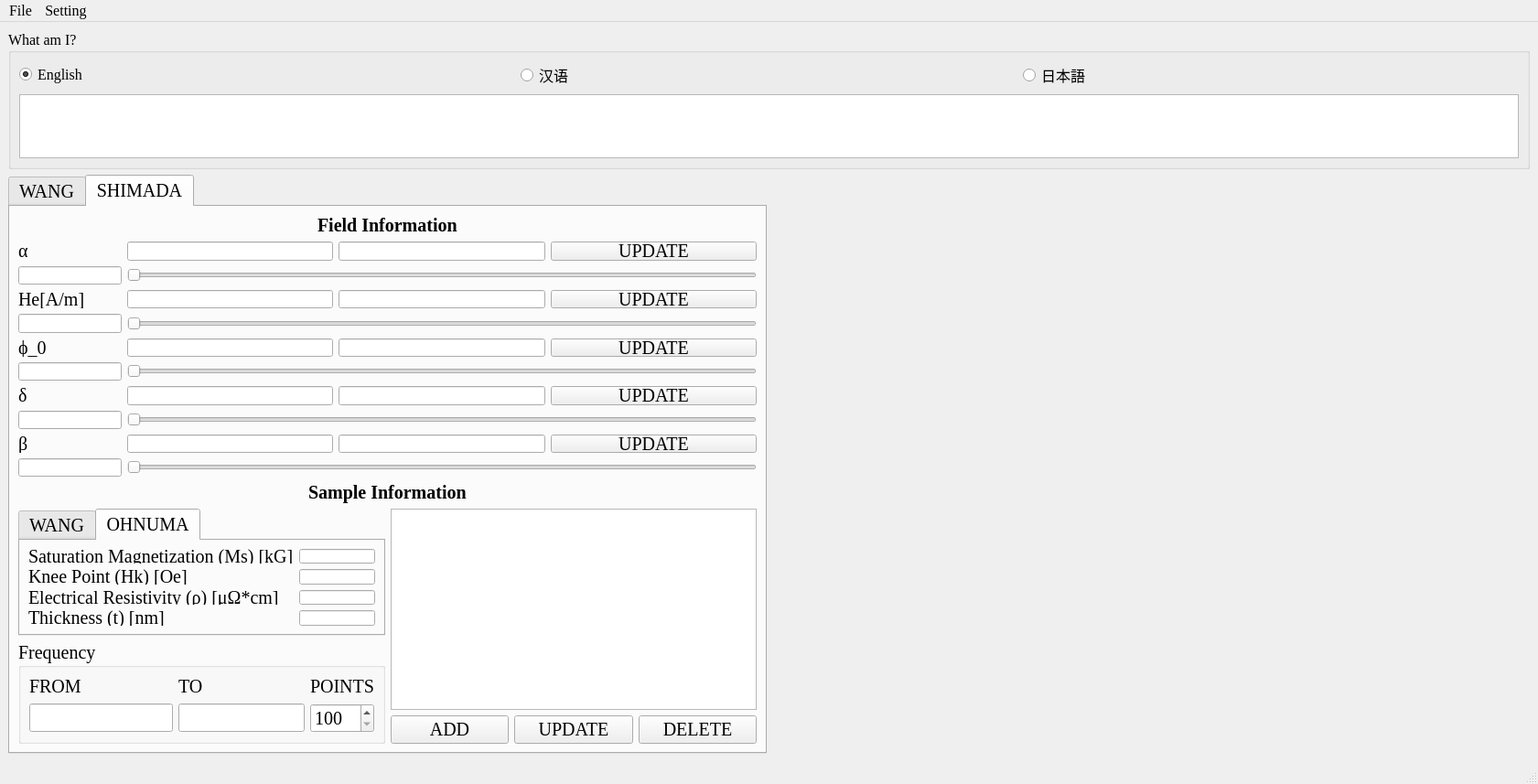
<?xml version="1.0" encoding="UTF-8"?>
<ui version="4.0">
 <author>Cheng WANG</author>
 <class>MainWindow</class>
 <widget class="QMainWindow" name="MainWindow">
  <property name="geometry">
   <rect>
    <x>0</x>
    <y>0</y>
    <width>1681</width>
    <height>857</height>
   </rect>
  </property>
  <property name="sizePolicy">
   <sizepolicy hsizetype="Expanding" vsizetype="Expanding">
    <horstretch>0</horstretch>
    <verstretch>0</verstretch>
   </sizepolicy>
  </property>
  <property name="minimumSize">
   <size>
    <width>850</width>
    <height>850</height>
   </size>
  </property>
  <property name="font">
   <font>
    <family>Times New Roman</family>
    <pointsize>12</pointsize>
    <weight>50</weight>
    <italic>false</italic>
    <bold>false</bold>
    <stylestrategy>PreferDefault</stylestrategy>
    <kerning>true</kerning>
   </font>
  </property>
  <property name="windowTitle">
   <string>Dielectric Relaxation Simulator by 王誠</string>
  </property>
  <property name="windowIcon">
   <iconset resource="main_window.qrc">
    <normaloff>:/Icon/img/ブラン.ico</normaloff>:/Icon/img/ブラン.ico</iconset>
  </property>
  <property name="layoutDirection">
   <enum>Qt::LeftToRight</enum>
  </property>
  <property name="autoFillBackground">
   <bool>false</bool>
  </property>
  <widget class="QWidget" name="centralwidget">
   <layout class="QVBoxLayout" name="verticalLayout_2" stretch="0,1">
    <item>
     <widget class="QGroupBox" name="groupBox_intro">
      <property name="title">
       <string>What am I?</string>
      </property>
      <layout class="QVBoxLayout" name="verticalLayout_3" stretch="0,0">
       <item>
        <layout class="QHBoxLayout" name="horizontalLayout_intro">
         <item>
          <widget class="QRadioButton" name="radioButton_intro_en">
           <property name="text">
            <string>English</string>
           </property>
           <property name="checked">
            <bool>true</bool>
           </property>
          </widget>
         </item>
         <item>
          <widget class="QRadioButton" name="radioButton_intro_cn">
           <property name="text">
            <string>汉语</string>
           </property>
          </widget>
         </item>
         <item>
          <widget class="QRadioButton" name="radioButton_intro_jp">
           <property name="text">
            <string>日本語</string>
           </property>
          </widget>
         </item>
        </layout>
       </item>
       <item>
        <widget class="QTextEdit" name="textEdit_intro"/>
       </item>
      </layout>
     </widget>
    </item>
    <item>
     <layout class="QHBoxLayout" name="horizontalLayout_2" stretch="3,3">
      <item>
       <layout class="QVBoxLayout" name="verticalLayout_11" stretch="0">
        <item>
         <widget class="QTabWidget" name="tabs">
          <property name="minimumSize">
           <size>
            <width>0</width>
            <height>0</height>
           </size>
          </property>
          <property name="font">
           <font>
            <family>Times New Roman</family>
            <pointsize>15</pointsize>
            <stylestrategy>PreferDefault</stylestrategy>
           </font>
          </property>
          <property name="autoFillBackground">
           <bool>false</bool>
          </property>
          <property name="currentIndex">
           <number>1</number>
          </property>
          <widget class="QWidget" name="tab_wang">
           <attribute name="title">
            <string>WANG</string>
           </attribute>
           <layout class="QVBoxLayout" name="verticalLayout_8" stretch="1">
            <item>
             <layout class="QHBoxLayout" name="horizontalLayout_d_1234" stretch="8">
              <item>
               <layout class="QVBoxLayout" name="verticalLayout_d_123">
                <item>
                 <widget class="QGroupBox" name="GroupBox_step1">
                  <property name="font">
                   <font>
                    <family>Times New Roman</family>
                    <pointsize>15</pointsize>
                    <italic>true</italic>
                    <stylestrategy>PreferDefault</stylestrategy>
                   </font>
                  </property>
                  <property name="autoFillBackground">
                   <bool>true</bool>
                  </property>
                  <property name="title">
                   <string>STEP.3 Data to be Fitted</string>
                  </property>
                  <layout class="QVBoxLayout" name="verticalLayout_4">
                   <item>
                    <layout class="QVBoxLayout" name="Layout_step1" stretch="0,0,0,0,0,0">
                     <item>
                      <widget class="QGroupBox" name="GroupBox_device">
                       <property name="font">
                        <font>
                         <pointsize>12</pointsize>
                         <italic>false</italic>
                        </font>
                       </property>
                       <property name="title">
                        <string>Device</string>
                       </property>
                       <layout class="QHBoxLayout" name="horizontalLayout_3">
                        <property name="topMargin">
                         <number>0</number>
                        </property>
                        <property name="bottomMargin">
                         <number>0</number>
                        </property>
                        <item>
                         <widget class="QRadioButton" name="RadioButton_device_impedance">
                          <property name="text">
                           <string>Impedance Analyzer</string>
                          </property>
                         </widget>
                        </item>
                        <item>
                         <widget class="QRadioButton" name="RadioButton_device_lcr">
                          <property name="text">
                           <string>LCR Meter</string>
                          </property>
                         </widget>
                        </item>
                        <item>
                         <widget class="QRadioButton" name="RadioButton_other">
                          <property name="text">
                           <string>Other</string>
                          </property>
                         </widget>
                        </item>
                       </layout>
                      </widget>
                     </item>
                     <item>
                      <layout class="QHBoxLayout" name="Layout_step1_file">
                       <item>
                        <widget class="QPushButton" name="PushButton_file">
                         <property name="font">
                          <font>
                           <pointsize>12</pointsize>
                           <italic>false</italic>
                           <stylestrategy>PreferDefault</stylestrategy>
                          </font>
                         </property>
                         <property name="cursor">
                          <cursorShape>PointingHandCursor</cursorShape>
                         </property>
                         <property name="text">
                          <string>File...</string>
                         </property>
                        </widget>
                       </item>
                       <item>
                        <widget class="QPushButton" name="PushButton_dir">
                         <property name="font">
                          <font>
                           <pointsize>12</pointsize>
                           <italic>false</italic>
                           <stylestrategy>PreferDefault</stylestrategy>
                          </font>
                         </property>
                         <property name="cursor">
                          <cursorShape>PointingHandCursor</cursorShape>
                         </property>
                         <property name="text">
                          <string>Dir...</string>
                         </property>
                        </widget>
                       </item>
                      </layout>
                     </item>
                     <item>
                      <layout class="QHBoxLayout" name="Layout_step1_datapos" stretch="1,1">
                       <item>
                        <widget class="QGroupBox" name="GroupBox_step1_f">
                         <property name="font">
                          <font>
                           <pointsize>12</pointsize>
                           <italic>false</italic>
                          </font>
                         </property>
                         <property name="title">
                          <string>Frequency (f)</string>
                         </property>
                         <layout class="QVBoxLayout" name="verticalLayout_22" stretch="0,0">
                          <item>
                           <widget class="QLabel" name="Label_step1_f_info">
                            <property name="text">
                             <string>*Input info. of 1st f.</string>
                            </property>
                           </widget>
                          </item>
                          <item>
                           <layout class="QFormLayout" name="FormLayout_step1_f">
                            <item row="0" column="0">
                             <widget class="QLabel" name="Label_step1_f_row">
                              <property name="text">
                               <string>Row :</string>
                              </property>
                             </widget>
                            </item>
                            <item row="0" column="1">
                             <widget class="QLineEdit" name="LineEdit_step1_f_row">
                              <property name="text">
                               <string>0</string>
                              </property>
                             </widget>
                            </item>
                            <item row="1" column="0">
                             <widget class="QLabel" name="Label_step1_f_col">
                              <property name="text">
                               <string>Col :</string>
                              </property>
                             </widget>
                            </item>
                            <item row="2" column="0">
                             <widget class="QLabel" name="Label_step1_f_unit">
                              <property name="text">
                               <string>Unit : </string>
                              </property>
                             </widget>
                            </item>
                            <item row="1" column="1">
                             <widget class="QLineEdit" name="LineEdit_step1_f_col">
                              <property name="text">
                               <string>0</string>
                              </property>
                             </widget>
                            </item>
                            <item row="2" column="1">
                             <widget class="QComboBox" name="ComboBox_step1_f_unit"/>
                            </item>
                           </layout>
                          </item>
                         </layout>
                        </widget>
                       </item>
                       <item>
                        <widget class="QGroupBox" name="GroupBox_step1_Cp">
                         <property name="font">
                          <font>
                           <pointsize>12</pointsize>
                           <italic>false</italic>
                          </font>
                         </property>
                         <property name="title">
                          <string>Capacitance parallel (Cp)</string>
                         </property>
                         <layout class="QVBoxLayout" name="verticalLayout_23">
                          <item>
                           <widget class="QLabel" name="Label_step1_Cp_info">
                            <property name="text">
                             <string>*Input info. of 1st Cp.</string>
                            </property>
                           </widget>
                          </item>
                          <item>
                           <layout class="QFormLayout" name="FormLayout_step1_Cp">
                            <item row="0" column="0">
                             <widget class="QLabel" name="Label_step1_Cp_row">
                              <property name="text">
                               <string>Row :</string>
                              </property>
                             </widget>
                            </item>
                            <item row="0" column="1">
                             <widget class="QLineEdit" name="LineEdit_step1_Cp_row">
                              <property name="text">
                               <string>0</string>
                              </property>
                             </widget>
                            </item>
                            <item row="1" column="0">
                             <widget class="QLabel" name="Label_step1_Cp_col">
                              <property name="text">
                               <string>Col :</string>
                              </property>
                             </widget>
                            </item>
                            <item row="2" column="0">
                             <widget class="QLabel" name="Label_step1_Cp_unit">
                              <property name="text">
                               <string>Unit : </string>
                              </property>
                             </widget>
                            </item>
                            <item row="1" column="1">
                             <widget class="QLineEdit" name="LineEdit_step1_Cp_col">
                              <property name="text">
                               <string>0</string>
                              </property>
                             </widget>
                            </item>
                            <item row="2" column="1">
                             <widget class="QComboBox" name="ComboBox_step1_Cp_unit"/>
                            </item>
                           </layout>
                          </item>
                         </layout>
                        </widget>
                       </item>
                      </layout>
                     </item>
                     <item>
                      <widget class="QGroupBox" name="GroupBox_dependent">
                       <property name="font">
                        <font>
                         <pointsize>12</pointsize>
                         <italic>false</italic>
                        </font>
                       </property>
                       <property name="title">
                        <string>dependent on</string>
                       </property>
                       <property name="checkable">
                        <bool>true</bool>
                       </property>
                       <property name="checked">
                        <bool>false</bool>
                       </property>
                       <layout class="QHBoxLayout" name="horizontalLayout_4">
                        <property name="leftMargin">
                         <number>11</number>
                        </property>
                        <property name="topMargin">
                         <number>0</number>
                        </property>
                        <property name="bottomMargin">
                         <number>0</number>
                        </property>
                        <item>
                         <widget class="QRadioButton" name="RadioButton_dependent_H">
                          <property name="text">
                           <string>H</string>
                          </property>
                          <property name="checked">
                           <bool>true</bool>
                          </property>
                         </widget>
                        </item>
                        <item>
                         <widget class="QRadioButton" name="RadioButton_dependent_Co">
                          <property name="text">
                           <string>x_Co</string>
                          </property>
                         </widget>
                        </item>
                        <item>
                         <widget class="QRadioButton" name="RadioButton_dependent_DCB">
                          <property name="text">
                           <string>DCB</string>
                          </property>
                         </widget>
                        </item>
                       </layout>
                      </widget>
                     </item>
                     <item>
                      <widget class="QLabel" name="Label_step1_filename">
                       <property name="font">
                        <font>
                         <pointsize>12</pointsize>
                         <italic>false</italic>
                        </font>
                       </property>
                       <property name="text">
                        <string>*Filename eg.: #S888-Pt-E0-88888Oe-Co8.8-DCB8.8</string>
                       </property>
                      </widget>
                     </item>
                     <item>
                      <widget class="QPushButton" name="PushButton_fit">
                       <property name="font">
                        <font>
                         <family>Times New Roman</family>
                         <pointsize>15</pointsize>
                         <weight>75</weight>
                         <italic>true</italic>
                         <bold>true</bold>
                         <stylestrategy>PreferDefault</stylestrategy>
                        </font>
                       </property>
                       <property name="cursor">
                        <cursorShape>PointingHandCursor</cursorShape>
                       </property>
                       <property name="text">
                        <string>STEP.4 Fit!!!</string>
                       </property>
                       <property name="autoDefault">
                        <bool>false</bool>
                       </property>
                       <property name="default">
                        <bool>false</bool>
                       </property>
                       <property name="flat">
                        <bool>false</bool>
                       </property>
                      </widget>
                     </item>
                    </layout>
                   </item>
                  </layout>
                 </widget>
                </item>
               </layout>
              </item>
             </layout>
            </item>
           </layout>
          </widget>
          <widget class="QWidget" name="tab_shimada">
           <attribute name="title">
            <string>SHIMADA</string>
           </attribute>
           <layout class="QHBoxLayout" name="horizontalLayout" stretch="0">
            <item>
             <layout class="QVBoxLayout" name="verticalLayout_6" stretch="0,1,0,1">
              <item alignment="Qt::AlignHCenter">
               <widget class="QLabel" name="label_fieldinfo">
                <property name="font">
                 <font>
                  <weight>75</weight>
                  <bold>true</bold>
                 </font>
                </property>
                <property name="text">
                 <string>Field Information</string>
                </property>
               </widget>
              </item>
              <item>
               <layout class="QGridLayout" name="gridLayout" columnstretch="1,2,2,2">
                <property name="sizeConstraint">
                 <enum>QLayout::SetMaximumSize</enum>
                </property>
                <item row="0" column="1">
                 <widget class="QLineEdit" name="lineEdit_shimada_alpha_from"/>
                </item>
                <item row="0" column="0">
                 <widget class="QLabel" name="label_shimada_alpha">
                  <property name="text">
                   <string>α</string>
                  </property>
                 </widget>
                </item>
                <item row="0" column="2">
                 <widget class="QLineEdit" name="lineEdit_shimada_alpha_to"/>
                </item>
                <item row="0" column="3">
                 <widget class="QPushButton" name="pushButton_shimada_alpha">
                  <property name="text">
                   <string>UPDATE</string>
                  </property>
                 </widget>
                </item>
                <item row="4" column="0">
                 <widget class="QLabel" name="label_shimada_phi_0">
                  <property name="text">
                   <string>ϕ_0</string>
                  </property>
                 </widget>
                </item>
                <item row="2" column="0">
                 <widget class="QLabel" name="label_shimada_he">
                  <property name="text">
                   <string>He[A/m]</string>
                  </property>
                 </widget>
                </item>
                <item row="8" column="0">
                 <widget class="QLabel" name="label_shimada_beta">
                  <property name="text">
                   <string>β</string>
                  </property>
                 </widget>
                </item>
                <item row="6" column="0">
                 <widget class="QLabel" name="label_shimada_delta">
                  <property name="text">
                   <string>δ</string>
                  </property>
                 </widget>
                </item>
                <item row="6" column="2">
                 <widget class="QLineEdit" name="lineEdit_shimada_delta_to"/>
                </item>
                <item row="2" column="1">
                 <widget class="QLineEdit" name="lineEdit_shimada_he_from"/>
                </item>
                <item row="6" column="1">
                 <widget class="QLineEdit" name="lineEdit_shimada_delta_from"/>
                </item>
                <item row="4" column="1">
                 <widget class="QLineEdit" name="lineEdit_shimada_phi_0_from"/>
                </item>
                <item row="2" column="2">
                 <widget class="QLineEdit" name="lineEdit_shimada_he_to"/>
                </item>
                <item row="4" column="2">
                 <widget class="QLineEdit" name="lineEdit_shimada_phi_0_to"/>
                </item>
                <item row="8" column="1">
                 <widget class="QLineEdit" name="lineEdit_shimada_beta_from"/>
                </item>
                <item row="4" column="3">
                 <widget class="QPushButton" name="pushButton_shimada_phi_0">
                  <property name="text">
                   <string>UPDATE</string>
                  </property>
                 </widget>
                </item>
                <item row="8" column="2">
                 <widget class="QLineEdit" name="lineEdit_shimada_beta_to"/>
                </item>
                <item row="2" column="3">
                 <widget class="QPushButton" name="pushButton_shimada_he">
                  <property name="text">
                   <string>UPDATE</string>
                  </property>
                 </widget>
                </item>
                <item row="6" column="3">
                 <widget class="QPushButton" name="pushButton_shimada_delta">
                  <property name="text">
                   <string>UPDATE</string>
                  </property>
                 </widget>
                </item>
                <item row="3" column="1" colspan="3">
                 <widget class="QSlider" name="horizontalSlider_shimada_he">
                  <property name="orientation">
                   <enum>Qt::Horizontal</enum>
                  </property>
                 </widget>
                </item>
                <item row="9" column="1" colspan="3">
                 <widget class="QSlider" name="horizontalSlider_shimada_beta">
                  <property name="orientation">
                   <enum>Qt::Horizontal</enum>
                  </property>
                 </widget>
                </item>
                <item row="5" column="1" colspan="3">
                 <widget class="QSlider" name="horizontalSlider_shimada_phi_0">
                  <property name="orientation">
                   <enum>Qt::Horizontal</enum>
                  </property>
                 </widget>
                </item>
                <item row="8" column="3">
                 <widget class="QPushButton" name="pushButton_shimada_beta">
                  <property name="text">
                   <string>UPDATE</string>
                  </property>
                 </widget>
                </item>
                <item row="7" column="1" colspan="3">
                 <widget class="QSlider" name="horizontalSlider_shimada_delta">
                  <property name="orientation">
                   <enum>Qt::Horizontal</enum>
                  </property>
                 </widget>
                </item>
                <item row="1" column="1" colspan="3">
                 <widget class="QSlider" name="horizontalSlider_shimada_alpha">
                  <property name="orientation">
                   <enum>Qt::Horizontal</enum>
                  </property>
                 </widget>
                </item>
                <item row="1" column="0">
                 <widget class="QLineEdit" name="lineEdit_shimada_alpha_value"/>
                </item>
                <item row="3" column="0">
                 <widget class="QLineEdit" name="lineEdit_shimada_he_value"/>
                </item>
                <item row="5" column="0">
                 <widget class="QLineEdit" name="lineEdit_shimada_phi_0_value"/>
                </item>
                <item row="7" column="0">
                 <widget class="QLineEdit" name="lineEdit_shimada_delta_value"/>
                </item>
                <item row="9" column="0">
                 <widget class="QLineEdit" name="lineEdit_shimada_beta_value"/>
                </item>
               </layout>
              </item>
              <item alignment="Qt::AlignHCenter">
               <widget class="QLabel" name="label_sampleinfo">
                <property name="font">
                 <font>
                  <weight>75</weight>
                  <bold>true</bold>
                 </font>
                </property>
                <property name="text">
                 <string>Sample Information</string>
                </property>
               </widget>
              </item>
              <item>
               <layout class="QHBoxLayout" name="horizontalLayout_5" stretch="1,1">
                <item>
                 <layout class="QVBoxLayout" name="verticalLayout" stretch="0,1">
                  <item>
                   <widget class="QTabWidget" name="tabWidget">
                    <property name="currentIndex">
                     <number>1</number>
                    </property>
                    <widget class="QWidget" name="tab_sampleinfo_wang">
                     <attribute name="title">
                      <string>WANG</string>
                     </attribute>
                    </widget>
                    <widget class="QWidget" name="tab_sampleinfo_ohnuma">
                     <attribute name="title">
                      <string>OHNUMA</string>
                     </attribute>
                     <layout class="QFormLayout" name="formLayout">
                      <item row="0" column="0">
                       <widget class="QLabel" name="label_info_ohnuma_ms">
                        <property name="text">
                         <string>Saturation Magnetization (Ms) [kG]</string>
                        </property>
                       </widget>
                      </item>
                      <item row="0" column="1">
                       <widget class="QLineEdit" name="lineEdit_info_ohnuma_ms"/>
                      </item>
                      <item row="1" column="0">
                       <widget class="QLabel" name="label_info_ohnuma_hk">
                        <property name="text">
                         <string>Knee Point (Hk) [Oe]</string>
                        </property>
                       </widget>
                      </item>
                      <item row="1" column="1">
                       <widget class="QLineEdit" name="lineEdit_info_ohnuma_hk"/>
                      </item>
                      <item row="2" column="0">
                       <widget class="QLabel" name="label_info_ohnuma_rho">
                        <property name="text">
                         <string>Electrical Resistivity (ρ) [μΩ*cm]</string>
                        </property>
                       </widget>
                      </item>
                      <item row="2" column="1">
                       <widget class="QLineEdit" name="lineEdit_info_ohnuma_rho"/>
                      </item>
                      <item row="3" column="0">
                       <widget class="QLabel" name="label_info_ohnuma_t">
                        <property name="text">
                         <string>Thickness (t) [nm]</string>
                        </property>
                       </widget>
                      </item>
                      <item row="3" column="1">
                       <widget class="QLineEdit" name="lineEdit_info_ohnuma_t"/>
                      </item>
                     </layout>
                    </widget>
                   </widget>
                  </item>
                  <item>
                   <widget class="QGroupBox" name="groupBox">
                    <property name="title">
                     <string>Frequency</string>
                    </property>
                    <layout class="QGridLayout" name="gridLayout_3" rowminimumheight="1,1,0">
                     <item row="2" column="0">
                      <widget class="QLineEdit" name="lineEdit_sampleinfo_freq_from"/>
                     </item>
                     <item row="2" column="1" colspan="2">
                      <widget class="QLineEdit" name="lineEdit_sampleinfo_freq_to"/>
                     </item>
                     <item row="2" column="3">
                      <widget class="QSpinBox" name="spinBox_sampleinfo_freq_nums">
                       <property name="minimum">
                        <number>100</number>
                       </property>
                       <property name="maximum">
                        <number>1000</number>
                       </property>
                       <property name="singleStep">
                        <number>100</number>
                       </property>
                      </widget>
                     </item>
                     <item row="0" column="0">
                      <widget class="QLabel" name="label">
                       <property name="text">
                        <string>FROM</string>
                       </property>
                      </widget>
                     </item>
                     <item row="0" column="3">
                      <widget class="QLabel" name="label_3">
                       <property name="text">
                        <string>POINTS</string>
                       </property>
                      </widget>
                     </item>
                     <item row="0" column="1">
                      <widget class="QLabel" name="label_2">
                       <property name="text">
                        <string>TO</string>
                       </property>
                      </widget>
                     </item>
                    </layout>
                   </widget>
                  </item>
                 </layout>
                </item>
                <item>
                 <layout class="QGridLayout" name="gridLayout_2">
                  <item row="1" column="1">
                   <widget class="QPushButton" name="pushButton_sampleinfo_update">
                    <property name="enabled">
                     <bool>true</bool>
                    </property>
                    <property name="text">
                     <string>UPDATE</string>
                    </property>
                   </widget>
                  </item>
                  <item row="1" column="0">
                   <widget class="QPushButton" name="pushButton_sampleinfo_add">
                    <property name="text">
                     <string>ADD</string>
                    </property>
                   </widget>
                  </item>
                  <item row="1" column="2">
                   <widget class="QPushButton" name="pushButton_sampleinfo_delete">
                    <property name="enabled">
                     <bool>true</bool>
                    </property>
                    <property name="text">
                     <string>DELETE</string>
                    </property>
                   </widget>
                  </item>
                  <item row="0" column="0" colspan="3">
                   <widget class="QListView" name="listView_sampleinfo">
                    <property name="sizePolicy">
                     <sizepolicy hsizetype="Expanding" vsizetype="Expanding">
                      <horstretch>0</horstretch>
                      <verstretch>0</verstretch>
                     </sizepolicy>
                    </property>
                   </widget>
                  </item>
                 </layout>
                </item>
               </layout>
              </item>
             </layout>
            </item>
           </layout>
          </widget>
         </widget>
        </item>
       </layout>
      </item>
      <item>
       <widget class="QWidget" name="widget_plot" native="true"/>
      </item>
     </layout>
    </item>
   </layout>
  </widget>
  <widget class="QStatusBar" name="statusbar">
   <property name="toolTip">
    <string/>
   </property>
   <property name="statusTip">
    <string/>
   </property>
  </widget>
  <widget class="QMenuBar" name="menubar">
   <property name="geometry">
    <rect>
     <x>0</x>
     <y>0</y>
     <width>1681</width>
     <height>18</height>
    </rect>
   </property>
   <widget class="QMenu" name="menuFile">
    <property name="title">
     <string>File</string>
    </property>
    <addaction name="actionSaveResultsAs"/>
    <addaction name="separator"/>
    <addaction name="actionQuit"/>
   </widget>
   <widget class="QMenu" name="menuSetting">
    <property name="title">
     <string>Setting</string>
    </property>
    <addaction name="actionParameter_Setting"/>
   </widget>
   <addaction name="menuFile"/>
   <addaction name="menuSetting"/>
  </widget>
  <action name="actionQuit">
   <property name="text">
    <string>Quit</string>
   </property>
  </action>
  <action name="actionSaveResultsAs">
   <property name="text">
    <string>Save Results As...</string>
   </property>
   <property name="font">
    <font>
     <family>Times New Roman</family>
     <pointsize>12</pointsize>
    </font>
   </property>
  </action>
  <action name="actionParameter_Setting">
   <property name="text">
    <string>Parameter Setting...</string>
   </property>
   <property name="font">
    <font>
     <family>Times New Roman</family>
     <pointsize>12</pointsize>
    </font>
   </property>
  </action>
 </widget>
 <tabstops>
  <tabstop>PushButton_file</tabstop>
  <tabstop>PushButton_dir</tabstop>
 </tabstops>
 <resources>
  <include location="main_window.qrc"/>
 </resources>
 <connections/>
</ui>
